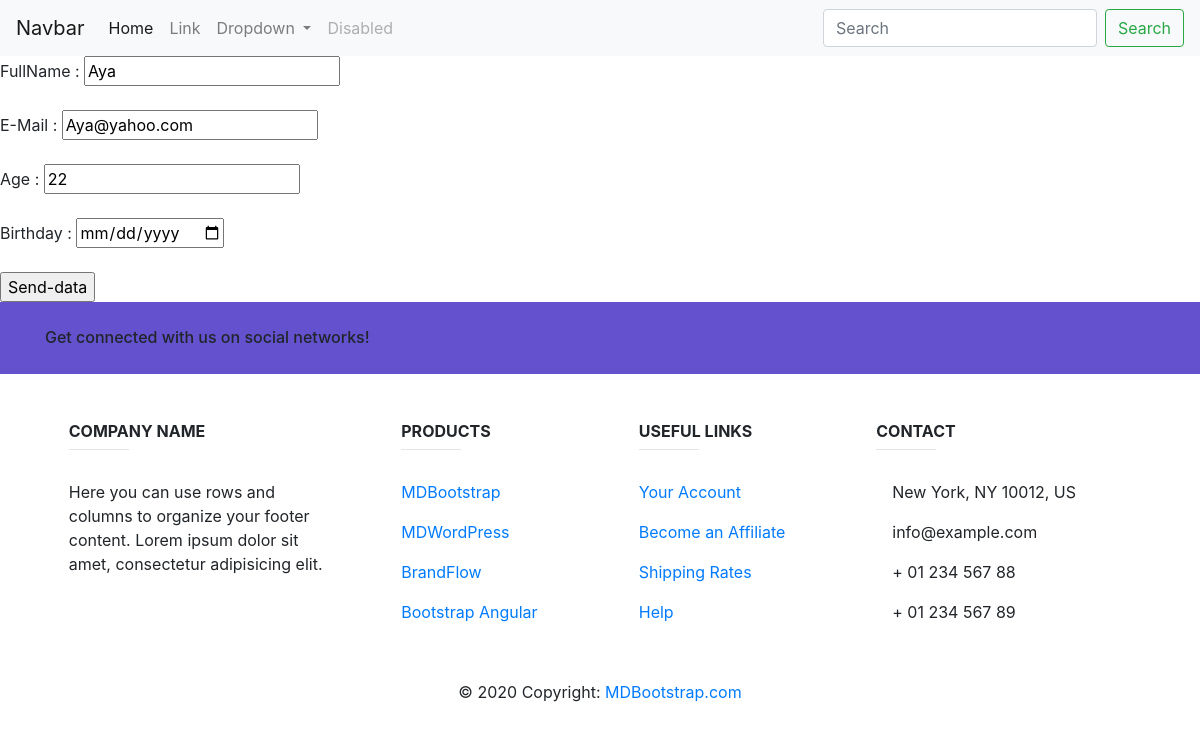
/c21/update_company/2/, run on the app's committed database.
### c21/models.py (models this page shows)
class company(models.Model):
    fullname = models.CharField(max_length = 100)
    email    = models.EmailField()
    age      = models.IntegerField()
    birthday = models.DateField()

### c21/views.py (the view)
# urls.py: path('update_company/<int:id>/',update_company,name = 'update_company'),
def update_company(request,id):
     data = company.objects.all()
     return render(request,'form_update.html',{'id':id,'d':data[id-1]})

### c21/templates/form_update.html (shortened to what this page needs)
<!DOCTYPE html>
<html lang="en">
<head>
    <link rel="stylesheet" href="https://stackpath.bootstrapcdn.com/bootstrap/4.5.0/css/bootstrap.min.css">
</head>
<body>
<nav class="navbar navbar-expand-lg navbar-light bg-light">
  <a class="navbar-brand" href="#">Navbar</a>
  <div class="collapse navbar-collapse" id="navbarSupportedContent">
    <ul class="navbar-nav mr-auto">
      <li class="nav-item active">
        <a class="nav-link" href="#">Home <span class="sr-only">(current)</span></a>
      </li>
      <li class="nav-item">
        <a class="nav-link" href="#">Link</a>
      </li>
      <li class="nav-item dropdown">
        <a class="nav-link dropdown-toggle" href="#" id="navbarDropdown" role="button" data-toggle="dropdown" aria-haspopup="true" aria-expanded="false">
          Dropdown
        </a>
      </li>
      <li class="nav-item">
        <a class="nav-link disabled" href="#" tabindex="-1" aria-disabled="true">Disabled</a>
      </li>
    </ul>
    <form class="form-inline my-2 my-lg-0">
      <input class="form-control mr-sm-2" type="search" placeholder="Search" aria-label="Search">
      <button class="btn btn-outline-success my-2 my-sm-0" type="submit">Search</button>
    </form>
  </div>
</nav>
<form method="post" action="{% url 'backend2' id %}">
    FullName : <input type="text" name="fullname" value="{{d.fullname}}"><br><br>
    E-Mail   : <input type="email" name="email" value="{{d.email}}"><br><br>
    Age      : <input type="number" name="age" value="{{d.age}}"><br><br>
    Birthday : <input type="date" name="birthday" value="{{d.birthday}}"><br><br>
    <input type="submit" value="Send-data"><br>
</form>
<footer class="page-footer font-small unique-color-dark">
  <div style="background-color: #6351ce;">
    <div class="container">
      <div class="row py-4 d-flex align-items-center">
        <div class="col-md-6 col-lg-5 text-center text-md-left mb-4 mb-md-0">
          <h6 class="mb-0">Get connected with us on social networks!</h6>
        </div>
        <div class="col-md-6 col-lg-7 text-center text-md-right">
          <a class="fb-ic">
          </a>
          <a class="tw-ic">
          </a>
          <a class="gplus-ic">
          </a>
          <a class="li-ic">
          </a>
        </div>
      </div>
    </div>
  </div>
  <div class="container text-center text-md-left mt-5">
    <div class="row mt-3">
      <div class="col-md-3 col-lg-4 col-xl-3 mx-auto mb-4">
        <h6 class="text-uppercase font-weight-bold">Company name</h6>
        <hr class="deep-purple accent-2 mb-4 mt-0 d-inline-block mx-auto" style="width: 60px;">
        <p>Here you can use rows and columns to organize your footer content. Lorem ipsum dolor sit amet,
          consectetur
          adipisicing elit.</p>
      </div>
      <div class="col-md-2 col-lg-2 col-xl-2 mx-auto mb-4">
        <h6 class="text-uppercase font-weight-bold">Products</h6>
        <hr class="deep-purple accent-2 mb-4 mt-0 d-inline-block mx-auto" style="width: 60px;">
        <p>
          <a href="#!">MDBootstrap</a>
        </p>
        <p>
          <a href="#!">MDWordPress</a>
        </p>
        <p>
          <a href="#!">BrandFlow</a>
        </p>
        <p>
          <a href="#!">Bootstrap Angular</a>
        </p>
      </div>
      <div class="col-md-3 col-lg-2 col-xl-2 mx-auto mb-4">
        <h6 class="text-uppercase font-weight-bold">Useful links</h6>
        <hr class="deep-purple accent-2 mb-4 mt-0 d-inline-block mx-auto" style="width: 60px;">
        <p>
          <a href="#!">Your Account</a>
        </p>
        <p>
          <a href="#!">Become an Affiliate</a>
        </p>
        <p>
          <a href="#!">Shipping Rates</a>
        </p>
        <p>
          <a href="#!">Help</a>
        </p>
      </div>
      <div class="col-md-4 col-lg-3 col-xl-3 mx-auto mb-md-0 mb-4">
        <h6 class="text-uppercase font-weight-bold">Contact</h6>
        <hr class="deep-purple accent-2 mb-4 mt-0 d-inline-block mx-auto" style="width: 60px;">
        <p>
           New York, NY 10012, US</p>
        <p>
           info@example.com</p>
        <p>
           + 01 234 567 88</p>
        <p>
           + 01 234 567 89</p>
      </div>
    </div>
  </div>
  <div class="footer-copyright text-center py-3">© 2020 Copyright:
    <a href="https://mdbootstrap.com/"> MDBootstrap.com</a>
  </div>
</footer>
</body>
</html>

### data on the page
company: fullname "Aya", email "Aya@yahoo.com", age "22"
